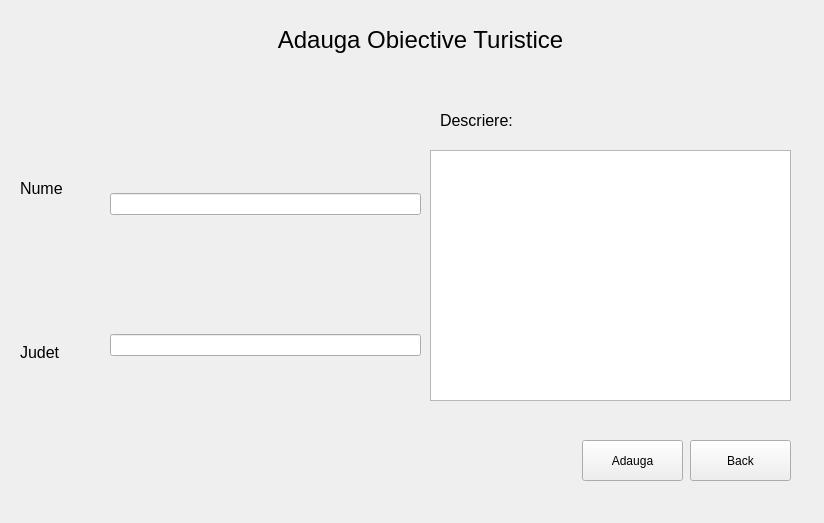
<?xml version="1.0" encoding="UTF-8"?>
<ui version="4.0">
 <class>addobiective</class>
 <widget class="QWidget" name="addobiective">
  <property name="geometry">
   <rect>
    <x>0</x>
    <y>0</y>
    <width>824</width>
    <height>523</height>
   </rect>
  </property>
  <property name="windowTitle">
   <string>Form</string>
  </property>
  <widget class="QTextEdit" name="textEdit">
   <property name="geometry">
    <rect>
     <x>430</x>
     <y>150</y>
     <width>361</width>
     <height>251</height>
    </rect>
   </property>
  </widget>
  <widget class="QWidget" name="layoutWidget">
   <property name="geometry">
    <rect>
     <x>20</x>
     <y>110</y>
     <width>91</width>
     <height>321</height>
    </rect>
   </property>
   <layout class="QVBoxLayout" name="verticalLayout_2">
    <item>
     <widget class="QLabel" name="label_2">
      <property name="text">
       <string>&lt;html&gt;&lt;head/&gt;&lt;body&gt;&lt;p&gt;&lt;span style=&quot; font-size:12pt;&quot;&gt;Nume&lt;/span&gt;&lt;/p&gt;&lt;/body&gt;&lt;/html&gt;</string>
      </property>
     </widget>
    </item>
    <item>
     <widget class="QLabel" name="label_3">
      <property name="text">
       <string>&lt;html&gt;&lt;head/&gt;&lt;body&gt;&lt;p&gt;&lt;span style=&quot; font-size:12pt;&quot;&gt;Judet&lt;/span&gt;&lt;/p&gt;&lt;/body&gt;&lt;/html&gt;</string>
      </property>
     </widget>
    </item>
   </layout>
  </widget>
  <widget class="QPushButton" name="add">
   <property name="geometry">
    <rect>
     <x>582</x>
     <y>440</y>
     <width>101</width>
     <height>41</height>
    </rect>
   </property>
   <property name="text">
    <string>Adauga</string>
   </property>
  </widget>
  <widget class="QPushButton" name="back">
   <property name="geometry">
    <rect>
     <x>690</x>
     <y>440</y>
     <width>101</width>
     <height>41</height>
    </rect>
   </property>
   <property name="text">
    <string>Back</string>
   </property>
  </widget>
  <widget class="QLabel" name="label">
   <property name="geometry">
    <rect>
     <x>180</x>
     <y>0</y>
     <width>481</width>
     <height>81</height>
    </rect>
   </property>
   <property name="text">
    <string>&lt;html&gt;&lt;head/&gt;&lt;body&gt;&lt;p&gt;&lt;span style=&quot; font-size:18pt;&quot;&gt;Adauga Obiective Turistice&lt;/span&gt;&lt;/p&gt;&lt;/body&gt;&lt;/html&gt;</string>
   </property>
   <property name="alignment">
    <set>Qt::AlignCenter</set>
   </property>
  </widget>
  <widget class="QLabel" name="label_6">
   <property name="geometry">
    <rect>
     <x>440</x>
     <y>100</y>
     <width>121</width>
     <height>41</height>
    </rect>
   </property>
   <property name="text">
    <string>&lt;html&gt;&lt;head/&gt;&lt;body&gt;&lt;p&gt;&lt;span style=&quot; font-size:12pt;&quot;&gt;Descriere:&lt;/span&gt;&lt;/p&gt;&lt;/body&gt;&lt;/html&gt;</string>
   </property>
  </widget>
  <widget class="QWidget" name="layoutWidget_2">
   <property name="geometry">
    <rect>
     <x>110</x>
     <y>80</y>
     <width>311</width>
     <height>391</height>
    </rect>
   </property>
   <layout class="QVBoxLayout" name="verticalLayout">
    <item>
     <widget class="QLineEdit" name="lineEdit"/>
    </item>
    <item>
     <widget class="QLineEdit" name="lineEdit_2"/>
    </item>
   </layout>
  </widget>
 </widget>
 <resources/>
 <connections/>
</ui>
